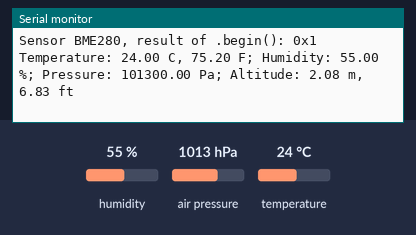
Simulated run of this sketch. Board: Arduino Mega 2560, built with avr-gcc and run on an emulated ATmega2560. Parts: the last lines printed to the serial monitor. The inputs (shaded band) are chosen by the test bench; at power-on: humidity 55 %, air pressure 1013 hPa, temperature 24 °C.

Above: at 1.2 s.
1.3 s: humidity set to 22 %
At 2.6 s:
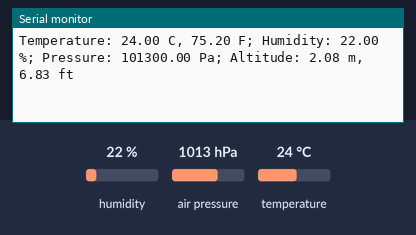
2.8 s: air pressure set to 952 hPa
At 4.2 s:
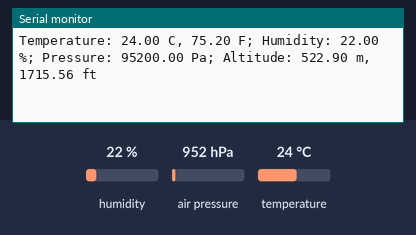
4.3 s: temperature set to 12 °C
At 6.7 s:
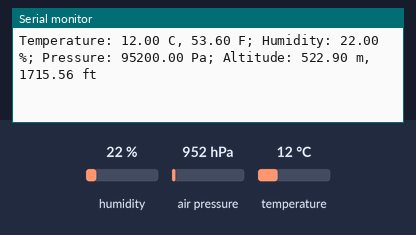

The sketch:

BME280_I2C_pressure_humidity_temperature.ino
```cpp
/*BME280_I2C_pressure_humidity_temperature - Print the: temperature, humidity, pressure and altitude from the BME280 sensor
Connections:
 BME280 -> Arduino Mega 2560
 1. GND - GND
 2. 3.3V - 3.3V
 3. SDA - SDA (20)
 4. SCL - SCL (21)
based on samples from https://github.com/sparkfun/SparkFun_BME280_Arduino_Library
*/
#include <stdint.h>
#include "SparkFunBME280.h"
//Library allows either I2C or SPI
#include "Wire.h"
#include "SPI.h"
//Global sensor object
BME280 mySensor;

void BME280settings(){
  	//specify I2C address.  Can be 0x77(default) or 0x76
	//For I2C, enable the following and disable the SPI section
	mySensor.settings.commInterface = I2C_MODE;
	mySensor.settings.I2CAddress = 0x77;
	mySensor.settings.runMode = 3; //Normal mode
	mySensor.settings.tStandby = 0; //0.5ms
	mySensor.settings.filter = 0; //filter off
	mySensor.settings.tempOverSample = 1;
        mySensor.settings.pressOverSample = 1;
	mySensor.settings.humidOverSample = 1;
}// void BME280settings()

void setup(){
	BME280settings();
	Serial.begin(9600);
	Serial.print("Sensor BME280, result of .begin(): 0x");
	//Calling .begin() causes the settings to be loaded
	delay(10);  //BME280 requires at least 2ms to start up.
	Serial.println(mySensor.begin(), HEX);
}// void setup()

void loop(){
	//Start with temperature, as that data is needed for accurate compensation - updates the compensators of the other functions.
	Serial.print("Temperature: ");
	Serial.print(mySensor.readTempC(), 2);
	Serial.print(" C, ");
	Serial.print(mySensor.readTempF(), 2);
	Serial.print(" F; ");

	Serial.print("Humidity: ");
	Serial.print(mySensor.readFloatHumidity(), 2);
	Serial.print(" %; ");

	Serial.print("Pressure: ");
	Serial.print(mySensor.readFloatPressure(), 2);
	Serial.print(" Pa; ");

        Serial.print("Altitude: ");
	Serial.print(mySensor.readFloatAltitudeMeters(), 2);
	Serial.print(" m, ");
	Serial.print(mySensor.readFloatAltitudeFeet(), 2);
	Serial.println(" ft");
	delay(2000);
}// void loop()
```

Measured:
- after the input at 1.3 s, the serial monitor: prints a new line after 0.78 s (image 1)
- after the input at 2.8 s, the serial monitor: prints a new line after 1.3 s (image 2)
- after the input at 4.3 s, the serial monitor: prints a new line after 1.9 s (image 3)
